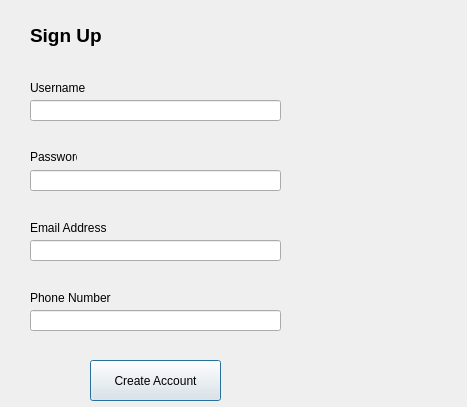
<?xml version="1.0" encoding="UTF-8"?>
<ui version="4.0">
 <class>signuppage</class>
 <widget class="QDialog" name="signuppage">
  <property name="geometry">
   <rect>
    <x>0</x>
    <y>0</y>
    <width>467</width>
    <height>407</height>
   </rect>
  </property>
  <property name="windowTitle">
   <string>Dialog</string>
  </property>
  <widget class="QLabel" name="label">
   <property name="geometry">
    <rect>
     <x>30</x>
     <y>20</y>
     <width>81</width>
     <height>31</height>
    </rect>
   </property>
   <property name="text">
    <string>&lt;html&gt;&lt;head/&gt;&lt;body&gt;&lt;p&gt;&lt;span style=&quot; font-size:14pt; font-weight:600;&quot;&gt;Sign Up&lt;/span&gt;&lt;/p&gt;&lt;/body&gt;&lt;/html&gt;</string>
   </property>
  </widget>
  <widget class="QLineEdit" name="lineEdit">
   <property name="geometry">
    <rect>
     <x>30</x>
     <y>100</y>
     <width>251</width>
     <height>21</height>
    </rect>
   </property>
  </widget>
  <widget class="QLabel" name="label_2">
   <property name="geometry">
    <rect>
     <x>30</x>
     <y>80</y>
     <width>61</width>
     <height>16</height>
    </rect>
   </property>
   <property name="text">
    <string>Username</string>
   </property>
  </widget>
  <widget class="QLabel" name="label_3">
   <property name="geometry">
    <rect>
     <x>30</x>
     <y>150</y>
     <width>47</width>
     <height>13</height>
    </rect>
   </property>
   <property name="text">
    <string>Password</string>
   </property>
  </widget>
  <widget class="QLineEdit" name="lineEdit_2">
   <property name="geometry">
    <rect>
     <x>30</x>
     <y>170</y>
     <width>251</width>
     <height>21</height>
    </rect>
   </property>
  </widget>
  <widget class="QLabel" name="label_4">
   <property name="geometry">
    <rect>
     <x>30</x>
     <y>220</y>
     <width>81</width>
     <height>16</height>
    </rect>
   </property>
   <property name="text">
    <string>Email Address</string>
   </property>
  </widget>
  <widget class="QLineEdit" name="lineEdit_3">
   <property name="geometry">
    <rect>
     <x>30</x>
     <y>240</y>
     <width>251</width>
     <height>21</height>
    </rect>
   </property>
  </widget>
  <widget class="QLabel" name="label_5">
   <property name="geometry">
    <rect>
     <x>30</x>
     <y>290</y>
     <width>91</width>
     <height>16</height>
    </rect>
   </property>
   <property name="text">
    <string>Phone Number</string>
   </property>
  </widget>
  <widget class="QLineEdit" name="lineEdit_4">
   <property name="geometry">
    <rect>
     <x>30</x>
     <y>310</y>
     <width>251</width>
     <height>21</height>
    </rect>
   </property>
  </widget>
  <widget class="QPushButton" name="pushButton">
   <property name="geometry">
    <rect>
     <x>90</x>
     <y>360</y>
     <width>131</width>
     <height>41</height>
    </rect>
   </property>
   <property name="text">
    <string>Create Account</string>
   </property>
  </widget>
 </widget>
 <resources/>
 <connections/>
</ui>
